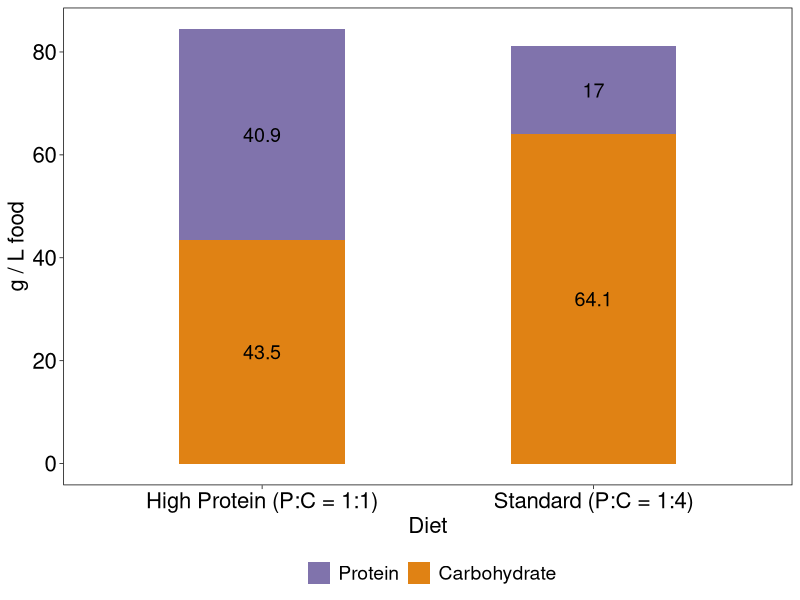

Write R code to recreate this figure.
## ---- chunk 1
library("readxl") 
library("writexl") 
library("tidyverse") 
library("ggplot2")  # plotting
## ---- chunk 2
diets_composition <- data.frame(Diet = c("Standard (P:C = 1:4)",
                                         "High Protein (P:C = 1:1)"),
                                Protein = c(17.0,
                                            40.9),
                                Carbohydrate = c(64.11,
                                                 43.5))

diets_composition <- diets_composition %>%
  pivot_longer(cols = c(Protein, Carbohydrate),
                names_to = "Component", values_to = "g_L_food")

diets_composition

## ---- chunk 3
diets_composition$Component <- factor(diets_composition$Component, levels = c("Protein", "Carbohydrate"))

diets_composition %>% ggplot(aes(x = Diet, y = g_L_food, fill = Component)) +
  geom_bar(stat = "identity", width = 0.5) + 
  theme_linedraw() +  geom_text(aes(label = round(g_L_food, 1)), 
            position = position_stack(vjust = 0.5), # Centers the label in the bar
            size = 5, color = "black") +
  scale_fill_manual(values = c("#8073ac","#e08214"), name="") +
  theme(panel.grid.minor = element_blank(),
    panel.grid.major = element_blank(),
    legend.position="bottom",
    axis.title.x = element_text(size = 16),
    axis.title.y = element_text(size = 16),
    axis.text.x = element_text(size = 16, color = "black"),
    axis.text.y = element_text(size = 16, color = "black"),
    legend.title = element_text(size = 14),
    legend.text = element_text(size = 14)) + ylab("g / L food")
  #ylab(bquote("g /" ~ L ~ H[2] * O)) 

# Export the plot:
#ggsave("output_files/plots/diet_composition/diet_composition.png",
       #last_plot(),
       #units = "mm",
       #height = 150,
       #width = 200,
       #dpi = 400)

